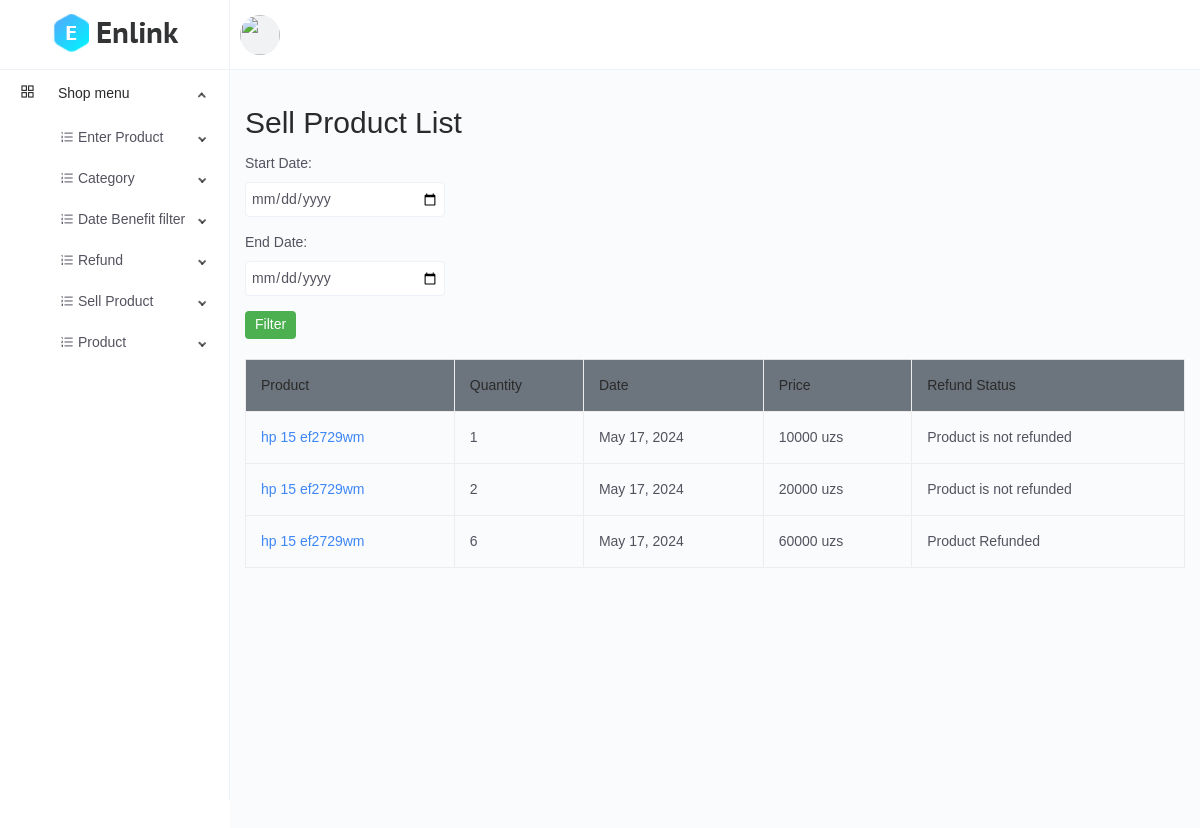
The page /sell-product/list/ (signed in) on the database as committed earlier.
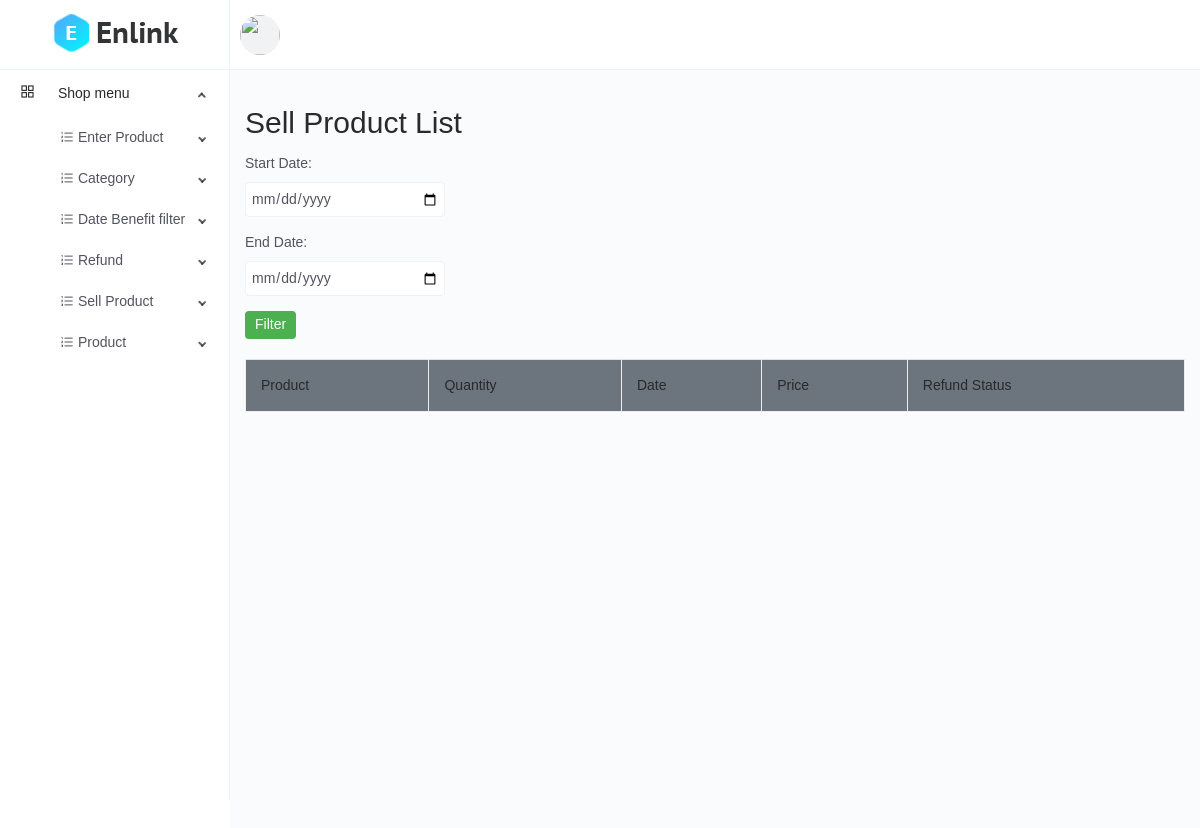
The same page on the database as committed later.
### main/models.py (models this page shows, shortened)
class CodeGenerate(models.Model):
    code = models.CharField(max_length=255, blank=True, unique=True)
    class Meta:
        abstract = True

class SellProduct(CodeGenerate):
    product = models.ForeignKey(Product, on_delete=models.CASCADE)
    quantity = models.IntegerField()
    sold_at = models.DateField(auto_now_add=True)
    refunded = models.BooleanField(default=False)
    price = models.IntegerField(blank=True, null=True)
    class Meta:
        ordering = ['-sold_at']

class Product(CodeGenerate):
    category = models.ForeignKey(Category, on_delete=models.CASCADE)
    name = models.CharField(max_length=255)
    price = models.DecimalField(decimal_places=2, max_digits=15)
    discount_price = models.DecimalField(decimal_places=2, max_digits=10, blank=True, null=True)
    banner_img = models.ImageField(upload_to='media/banner-img/')
    quantity = models.IntegerField()
    qr_code = models.ImageField(blank=True, upload_to="media/qr")

### main/views.py (the view)
# urls.py: path('sell-product/list/', views.sellproduct_list, name='sellproduct_list'),
@login_required(login_url="login")
def sellproduct_list(request):
    start_date = request.GET.get('start_date')
    end_date = request.GET.get('end_date')
    sell_products = models.SellProduct.objects.all()
    if start_date and end_date:
        sell_product = sell_products.filter(sold_at__range=[start_date, end_date])
    return render(request, 'sell_product/list.html', {'sell_products': sell_products})

### templates/sell_product/list.html (shortened to what this page needs)
{% extends 'base.html' %}
{% block content %}
    <div class="container">
        <h1>Sell Product List</h1>
        <form method="get" class="filter-form">
            <div class="form-group">
                <label for="start-date">Start Date:</label>
                <input type="date" id="start-date" name="start_date" class="form-control">
            </div>
            <div class="form-group">
                <label for="end-date">End Date:</label>
                <input type="date" id="end-date" name="end_date" class="form-control">
            </div>
            <button type="submit" class="btn btn-primary">Filter</button>
        </form>
        <table class="table">
            <thead>
                <tr>
                    <th>Product</th>
                    <th>Quantity</th>
                    <th>Date</th>
                    <th>Price</th>
                    <th>Refund Status</th>
                </tr>
            </thead>
            <tbody>
                {% for sell_product in sell_products %}
                <tr>
                    <td><a href="{% url 'sellproduct_detail' sell_product.code %}">{{ sell_product.product.name }}</a></td>
                    <td>{{ sell_product.quantity }}</td>
                    <td>{{ sell_product.sold_at }}</td>
                    <td>{{ sell_product.price }} uzs</td>
                    <td>
                        {% if sell_product.refunded %}
                            Product Refunded
                        {% else %}
                            Product is not refunded
                        {% endif %}
                    </td>
                </tr>
                {% endfor %}
            </tbody>
        </table>
    </div>
{% endblock %}

Rows that differ between the two databases and show on the page:
removed SellProduct: product.name "hp 15 ef2729wm", quantity "1", sold_at "May 17, 2024", price "10000", refunded "Product is not refunded"
removed SellProduct: product.name "hp 15 ef2729wm", quantity "2", sold_at "May 17, 2024", price "20000", refunded "Product is not refunded"
removed SellProduct: product.name "hp 15 ef2729wm", quantity "6", sold_at "May 17, 2024", price "60000", refunded "Product Refunded"
